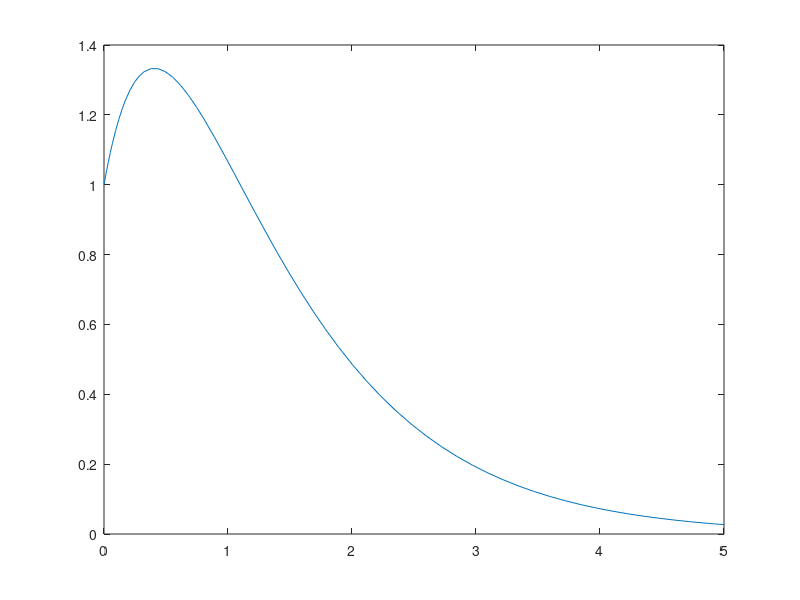

The MATLAB source for this figure:
%{  
%   LAB -02 CSE Control
%   Introduction to MATLAB/SIMULINK PART 2
%   Created by: Abdallah Awdallah
%}

%{
% Residue
% Partial fraction expansion (partial fraction decomposition)
%         2s^3 + 5s^2 + 3s + 6
% F(S) = ------------------------
%          s^3 + 6s^2 + 11s + 6
%  
%}





[r, p, k ] = residue([2 5 3 6], [1 6 11 6])


%%

%{    Solution 
%                  3     -4    -6
%      F(S) = 2 + --- + ---- + ----
%                 s+1   s+2    s+3
%}

%%

%{
%          s^2 + 2s + 3
% F(S) = ------------------------
%          s^3 + 3s^2 + 3s + 1
%  
%}
[r p k] = residue([1 2 3],[1 3 3 1])


%{    Solution 
%                  1      0          2
%      F(S) =    ---- + ------- + --------
%                 s+1   (s+1)^2    (s+1)^3
%}

%% 
%{
    Anonymous Function 
%}
f= @(x,y) (x+4+y);
f(1,2)

%% 
%{

    Solve first order differential eq 
    tau * dy/dt = -y +ku 
    dy/dt = 1/tau * (-y +ku)
%}
tau = 0.03;
k= 1.0;

dydt = @(t,y)(-1*y + k*sin(t))/tau;
[t,y] = ode45(dydt,[0 10],0);
plot(t,y,'-',t,sin(t));
% Change the tau and see the solution change  
% 

%%

%{
%   Solve the following DEs using MATLAB/Octave:
%      ..     .                      .               
%   a) x  + 3 x + 2x = 0   x(0) = 1, x(0) = 2
%   
%}

coeff=[1 3 2 0];
init=[1 2];
myde=@(t, y) [y(2);
             -coeff(2)/coeff(1)*y(2)-coeff(3)/coeff(1)*y(1)+coeff(4)/coeff(1)];
[t, y]=ode45(myde, [0 5], init);
plot(t, y(:,1));

%{
%   Solve the following DEs using MATLAB/Octave:
%      ..     .                      .               
%   b) x  + 2 x + 5x = 3   x(0) = 1, x(0) = 0
%        ..     .                      .               
%   c) 2 x  + 7 x + 3x = 0   x(0) = 3, x(0) = 0
%}
